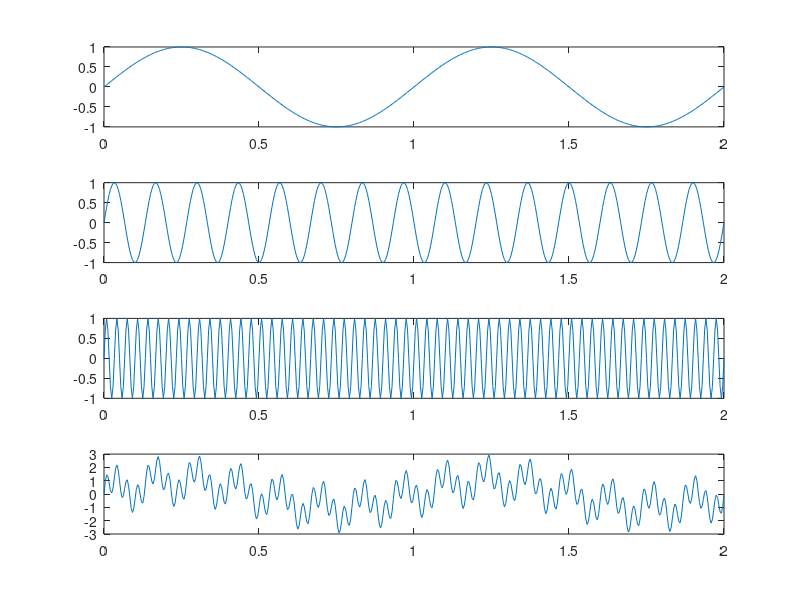

Write the MATLAB code that produced this figure.
% Program: Sine function with 2, 15 and 60 Hz
% Author: Alexandre Vieira Guerreiro
% Date: 17/11/2014

clear all;
clc;


%%%%%%%%%%%%%%%%%%%%
%Sampling Frequency%
%%%%%%%%%%%%%%%%%%%%
Fs = 240;                               %Sampling frequency
Ts = 1/Fs;                              %Period
ws = 2*pi*60;

%%%%%%%%%%%%%%%
%Main Function%
%%%%%%%%%%%%%%%
t = 0: Ts: 2;                           %time axis

fy1 = 2;                               %1st Harmonic Frequency
fy2 = 15;                              %2nd Harmonic Frequency
fy3 = 60;                              %3nd Harmonic Frequency

y1 = sin(t*(fy1*ws)/(Fs/2));            %Component 1 of Main Function
y2 = sin(t*(fy2*ws)/(Fs/2));            %Component 2 of Main Function
y3 = sin(t*(fy3*ws)/(Fs/2));            %Component 3 of Main Function
y = y1 + y2 + y3;                       %Main Function

%%%%%%%%%%
%Plotting%
%%%%%%%%%%
figure(1)
subplot(4,1,1)
plot(t,y1)
subplot(4,1,2)
plot(t,y2)
subplot(4,1,3)
plot(t,y3)
subplot(4,1,4)
plot(t,y)



